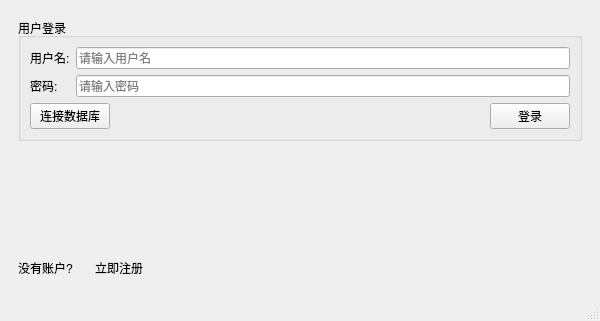
<?xml version="1.0" encoding="UTF-8"?>
<ui version="4.0">
 <class>LoginWindow</class>
 <widget class="QMainWindow" name="LoginWindow">
  <property name="geometry">
   <rect>
    <x>0</x>
    <y>0</y>
    <width>600</width>
    <height>290</height>
   </rect>
  </property>
  <property name="windowTitle">
   <string>银行账户管理系统</string>
  </property>
  <widget class="QWidget" name="centralwidget">
   <layout class="QVBoxLayout" name="verticalLayout">
    <item>
     <widget class="QStackedWidget" name="stackedWidget">
      <property name="currentIndex">
       <number>0</number>
      </property>
      <widget class="QWidget" name="loginPage">
       <layout class="QVBoxLayout" name="verticalLayout_2">
        <item>
         <widget class="QGroupBox" name="groupBox">
          <property name="title">
           <string>用户登录</string>
          </property>
          <layout class="QFormLayout" name="formLayout">
           <item row="0" column="0">
            <widget class="QLabel" name="label">
             <property name="text">
              <string>用户名:</string>
             </property>
            </widget>
           </item>
           <item row="0" column="1">
            <widget class="QLineEdit" name="txtUsername">
             <property name="placeholderText">
              <string>请输入用户名</string>
             </property>
            </widget>
           </item>
           <item row="1" column="0">
            <widget class="QLabel" name="label_2">
             <property name="text">
              <string>密码:</string>
             </property>
            </widget>
           </item>
           <item row="1" column="1">
            <widget class="QLineEdit" name="txtPassword">
             <property name="echoMode">
              <enum>QLineEdit::Password</enum>
             </property>
             <property name="placeholderText">
              <string>请输入密码</string>
             </property>
            </widget>
           </item>
           <item row="2" column="0" colspan="2">
            <layout class="QHBoxLayout" name="horizontalLayout">
             <item>
              <widget class="QPushButton" name="btnConnectDB">
               <property name="text">
                <string>连接数据库</string>
               </property>
              </widget>
             </item>
             <item>
              <spacer name="horizontalSpacer">
               <property name="orientation">
                <enum>Qt::Horizontal</enum>
               </property>
               <property name="sizeHint" stdset="0">
                <size>
                 <width>40</width>
                 <height>20</height>
                </size>
               </property>
              </spacer>
             </item>
             <item>
              <widget class="QPushButton" name="btnLogin">
               <property name="text">
                <string>登录</string>
               </property>
              </widget>
             </item>
            </layout>
           </item>
          </layout>
         </widget>
        </item>
        <item>
         <spacer name="verticalSpacer">
          <property name="orientation">
           <enum>Qt::Vertical</enum>
          </property>
          <property name="sizeHint" stdset="0">
           <size>
            <width>20</width>
            <height>40</height>
           </size>
          </property>
         </spacer>
        </item>
        <item>
         <spacer name="verticalSpacer_2">
          <property name="orientation">
           <enum>Qt::Vertical</enum>
          </property>
          <property name="sizeHint" stdset="0">
           <size>
            <width>20</width>
            <height>40</height>
           </size>
          </property>
         </spacer>
        </item>
        <item>
         <layout class="QHBoxLayout" name="horizontalLayout_2">
          <item>
           <widget class="QLabel" name="label_5">
            <property name="text">
             <string>没有账户?</string>
            </property>
           </widget>
          </item>
          <item>
           <widget class="QPushButton" name="btnShowRegister">
            <property name="text">
             <string>立即注册</string>
            </property>
            <property name="flat">
             <bool>true</bool>
            </property>
           </widget>
          </item>
          <item>
           <spacer name="horizontalSpacer_2">
            <property name="orientation">
             <enum>Qt::Horizontal</enum>
            </property>
            <property name="sizeType">
             <enum>QSizePolicy::Expanding</enum>
            </property>
            <property name="sizeHint" stdset="0">
             <size>
              <width>40</width>
              <height>20</height>
             </size>
            </property>
           </spacer>
          </item>
         </layout>
        </item>
       </layout>
      </widget>
      <widget class="QWidget" name="registerPage">
       <layout class="QVBoxLayout" name="verticalLayout_3">
        <item>
         <spacer name="verticalSpacer_3">
          <property name="orientation">
           <enum>Qt::Vertical</enum>
          </property>
          <property name="sizeHint" stdset="0">
           <size>
            <width>20</width>
            <height>40</height>
           </size>
          </property>
         </spacer>
        </item>
        <item>
         <widget class="QGroupBox" name="groupBox_2">
          <property name="title">
           <string>用户注册</string>
          </property>
          <layout class="QFormLayout" name="formLayout_2">
           <item row="0" column="0">
            <widget class="QLabel" name="label_6">
             <property name="text">
              <string>用户名:</string>
             </property>
            </widget>
           </item>
           <item row="0" column="1">
            <widget class="QLineEdit" name="txtRegUsername">
             <property name="placeholderText">
              <string>请输入用户名</string>
             </property>
            </widget>
           </item>
           <item row="1" column="0">
            <widget class="QLabel" name="label_7">
             <property name="text">
              <string>密码:</string>
             </property>
            </widget>
           </item>
           <item row="1" column="1">
            <widget class="QLineEdit" name="txtRegPassword">
             <property name="echoMode">
              <enum>QLineEdit::Password</enum>
             </property>
             <property name="placeholderText">
              <string>请输入密码</string>
             </property>
            </widget>
           </item>
           <item row="2" column="0">
            <widget class="QLabel" name="label_8">
             <property name="text">
              <string>确认密码:</string>
             </property>
            </widget>
           </item>
           <item row="2" column="1">
            <widget class="QLineEdit" name="txtRegConfirmPassword">
             <property name="echoMode">
              <enum>QLineEdit::Password</enum>
             </property>
             <property name="placeholderText">
              <string>请再次输入密码</string>
             </property>
            </widget>
           </item>
           <item row="3" column="0">
            <widget class="QLabel" name="label_9">
             <property name="text">
              <string>真实姓名:</string>
             </property>
            </widget>
           </item>
           <item row="3" column="1">
            <widget class="QLineEdit" name="txtFullName">
             <property name="placeholderText">
              <string>请输入真实姓名</string>
             </property>
            </widget>
           </item>
           <item row="4" column="0">
            <widget class="QLabel" name="label_10">
             <property name="text">
              <string>身份证号:</string>
             </property>
            </widget>
           </item>
           <item row="4" column="1">
            <widget class="QLineEdit" name="txtIdCard">
             <property name="placeholderText">
              <string>请输入18位身份证号</string>
             </property>
            </widget>
           </item>
           <item row="5" column="0">
            <widget class="QLabel" name="label_11">
             <property name="text">
              <string>电话号码:</string>
             </property>
            </widget>
           </item>
           <item row="5" column="1">
            <widget class="QLineEdit" name="txtIdPhone">
             <property name="placeholderText">
              <string>请输入您的电话号码</string>
             </property>
            </widget>
           </item>
           <item row="6" column="0">
            <widget class="QLabel" name="label_12">
             <property name="text">
              <string>电子邮件:</string>
             </property>
            </widget>
           </item>
           <item row="6" column="1">
            <widget class="QLineEdit" name="txtIdEmail">
             <property name="placeholderText">
              <string>请输入您的邮件地址</string>
             </property>
            </widget>
           </item>
          </layout>
         </widget>
        </item>
        <item>
         <spacer name="verticalSpacer_4">
          <property name="orientation">
           <enum>Qt::Vertical</enum>
          </property>
          <property name="sizeHint" stdset="0">
           <size>
            <width>20</width>
            <height>40</height>
           </size>
          </property>
         </spacer>
        </item>
        <item>
         <layout class="QHBoxLayout" name="horizontalLayout_3">
          <item>
           <widget class="QPushButton" name="btnShowLogin">
            <property name="text">
             <string>返回登录</string>
            </property>
           </widget>
          </item>
          <item>
           <spacer name="horizontalSpacer_3">
            <property name="orientation">
             <enum>Qt::Horizontal</enum>
            </property>
            <property name="sizeHint" stdset="0">
             <size>
              <width>40</width>
              <height>20</height>
             </size>
            </property>
           </spacer>
          </item>
          <item>
           <widget class="QPushButton" name="btnRegister">
            <property name="text">
             <string>注册</string>
            </property>
           </widget>
          </item>
         </layout>
        </item>
       </layout>
      </widget>
      <widget class="QWidget" name="dbConnectPage">
       <layout class="QVBoxLayout" name="verticalLayout_4">
        <item>
         <spacer name="verticalSpacer_5">
          <property name="orientation">
           <enum>Qt::Vertical</enum>
          </property>
          <property name="sizeHint" stdset="0">
           <size>
            <width>20</width>
            <height>40</height>
           </size>
          </property>
         </spacer>
        </item>
        <item>
         <widget class="QGroupBox" name="groupBox_3">
          <property name="title">
           <string>数据库连接设置</string>
          </property>
          <layout class="QFormLayout" name="formLayout_3">
           <item row="0" column="0">
            <widget class="QLabel" name="label_11">
             <property name="text">
              <string>服务器地址:</string>
             </property>
            </widget>
           </item>
           <item row="0" column="1">
            <widget class="QLineEdit" name="txtServer">
             <property name="text">
              <string>localhost</string>
             </property>
             <property name="placeholderText">
              <string>例如: localhost 或 127.0.0.1</string>
             </property>
            </widget>
           </item>
           <item row="1" column="0">
            <widget class="QLabel" name="label_12">
             <property name="text">
              <string>数据库名称:</string>
             </property>
            </widget>
           </item>
           <item row="1" column="1">
            <widget class="QLineEdit" name="txtDatabase">
             <property name="text">
              <string>BankSystem</string>
             </property>
             <property name="placeholderText">
              <string>请输入数据库名称</string>
             </property>
            </widget>
           </item>
           <item row="2" column="0" colspan="2">
            <widget class="QCheckBox" name="chkWindowsAuth">
             <property name="text">
              <string>使用Windows身份验证</string>
             </property>
            </widget>
           </item>
           <item row="3" column="0">
            <widget class="QLabel" name="label_13">
             <property name="text">
              <string>用户名:</string>
             </property>
            </widget>
           </item>
           <item row="3" column="1">
            <widget class="QLineEdit" name="txtDbUser">
             <property name="placeholderText">
              <string>数据库用户名</string>
             </property>
            </widget>
           </item>
           <item row="4" column="0">
            <widget class="QLabel" name="label_14">
             <property name="text">
              <string>密码:</string>
             </property>
            </widget>
           </item>
           <item row="4" column="1">
            <widget class="QLineEdit" name="txtDbPassword">
             <property name="echoMode">
              <enum>QLineEdit::Password</enum>
             </property>
             <property name="placeholderText">
              <string>数据库密码</string>
             </property>
            </widget>
           </item>
           <item row="5" column="0" colspan="2">
            <layout class="QHBoxLayout" name="horizontalLayout_4">
             <item>
              <widget class="QPushButton" name="btnShowLoginForm">
               <property name="text">
                <string>返回登录</string>
               </property>
              </widget>
             </item>
             <item>
              <spacer name="horizontalSpacer_4">
               <property name="orientation">
                <enum>Qt::Horizontal</enum>
               </property>
               <property name="sizeHint" stdset="0">
                <size>
                 <width>40</width>
                 <height>20</height>
                </size>
               </property>
              </spacer>
             </item>
             <item>
              <widget class="QPushButton" name="btnConnect">
               <property name="text">
                <string>连接数据库</string>
               </property>
              </widget>
             </item>
            </layout>
           </item>
          </layout>
         </widget>
        </item>
        <item>
         <spacer name="verticalSpacer_6">
          <property name="orientation">
           <enum>Qt::Vertical</enum>
          </property>
          <property name="sizeHint" stdset="0">
           <size>
            <width>20</width>
            <height>40</height>
           </size>
          </property>
         </spacer>
        </item>
       </layout>
      </widget>
     </widget>
    </item>
   </layout>
  </widget>
  <widget class="QStatusBar" name="statusbar"/>
 </widget>
 <resources/>
 <connections/>
</ui>
